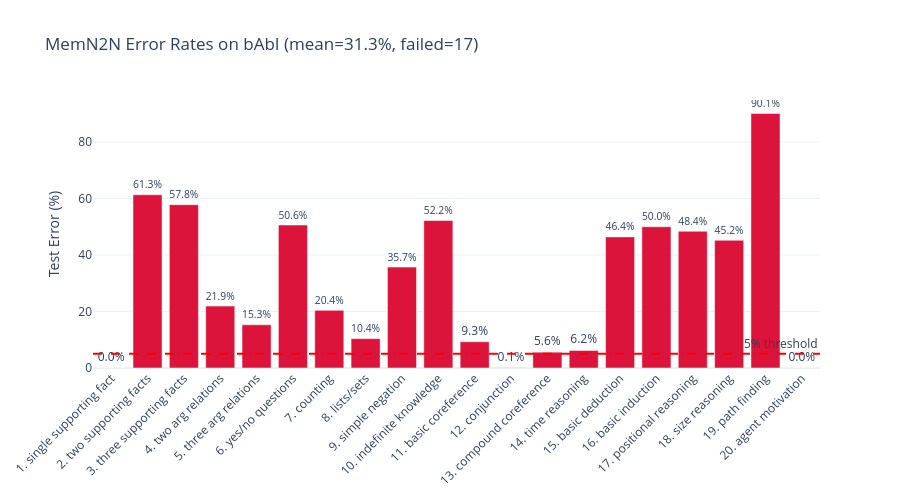

The cell this chart's notebook holds for it:
### Code cell
# Results bar chart
tasks  = [f"{r['task']}. {r['name'][:22]}" for r in all_results]
errors = [r['error'] for r in all_results]
colors = ['crimson' if e > 5 else 'steelblue' for e in errors]

fig = go.Figure(go.Bar(x=tasks, y=errors, marker_color=colors,
                       text=[f'{e}%' for e in errors], textposition='outside'))
fig.add_hline(y=5, line_dash='dash', line_color='red',
              annotation_text='5% threshold')
fig.update_layout(
    title=f'MemN2N Error Rates on bAbI (mean={mean_err:.1f}%, failed={failed})',
    xaxis_tickangle=-45, yaxis_title='Test Error (%)',
    template='plotly_white', height=500
)
fig.show()

### Figure 1 — Plotly figure (JSON) as saved in the notebook; plotly's stock layout.template omitted (floating-point values rounded to 4 significant figures)
{"data": [{"marker": {"color": ["steelblue", "crimson", "crimson", "crimson", "crimson", "crimson", "crimson", "crimson", "crimson", "crimson", "crimson", "steelblue", "crimson", "crimson", "crimson", "crimson", "crimson", "crimson", "crimson", "steelblue"]}, "text": ["0.0%", "61.3%", "57.8%", "21.9%", "15.3%", "50.6%", "20.4%", "10.4%", "35.7%", "52.2%", "9.3%", "0.1%", "5.6%", "6.2%", "46.4%", "50.0%", "48.4%", "45.2%", "90.1%", "0.0%"], "textposition": "outside", "type": "bar", "x": ["1. single supporting fact", "2. two supporting facts", "3. three supporting facts", "4. two arg relations", "5. three arg relations", "6. yes/no questions", "7. counting", "8. lists/sets", "9. simple negation", "10. indefinite knowledge", "11. basic coreference", "12. conjunction", "13. compound coreference", "14. time reasoning", "15. basic deduction", "16. basic induction", "17. positional reasoning", "18. size reasoning", "19. path finding", "20. agent motivation"], "y": [0, 61.3, 57.8, 21.9, 15.3, 50.6, 20.4, 10.4, 35.7, 52.2, 9.3, 0.1, 5.6, 6.2, 46.4, 50, 48.4, 45.2, 90.1, 0]}], "layout": {"annotations": [{"showarrow": false, "text": "5% threshold", "x": 1, "xanchor": "right", "xref": "x domain", "y": 5, "yanchor": "bottom", "yref": "y"}], "height": 500, "shapes": [{"line": {"color": "red", "dash": "dash"}, "type": "line", "x0": 0, "x1": 1, "xref": "x domain", "y0": 5, "y1": 5, "yref": "y"}], "title": {"text": "MemN2N Error Rates on bAbI (mean=31.3%, failed=17)"}, "xaxis": {"tickangle": -45}, "yaxis": {"title": {"text": "Test Error (%)"}}}}
